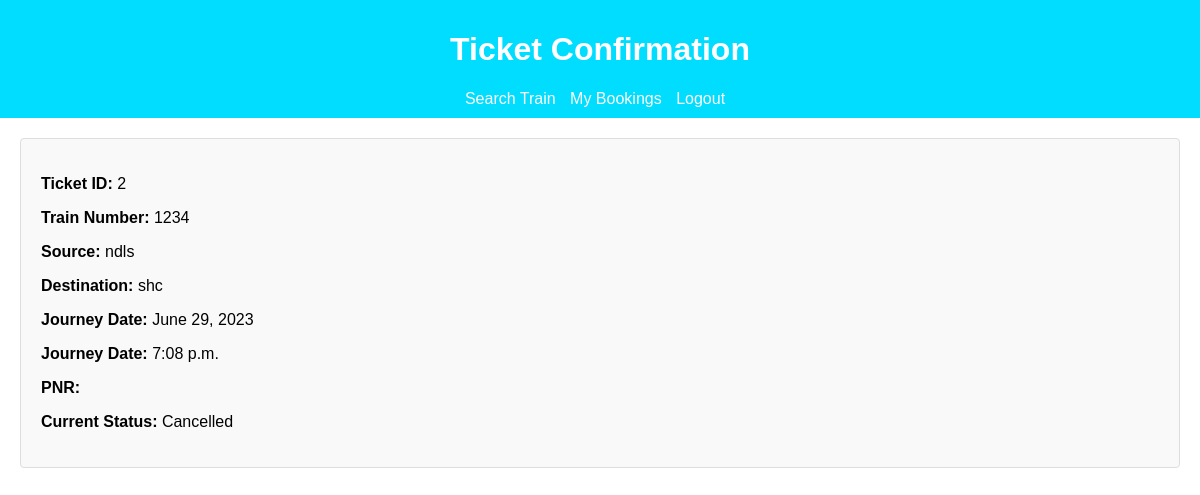
The app's page /core/ticket/confirmation/2/ with its own data.
### core/models.py (models this page shows)
class Ticket(models.Model):
    user = models.ForeignKey(CustomUser, on_delete=models.CASCADE)
    train_number = models.CharField(max_length=100)
    source = models.CharField(max_length=100)
    destination = models.CharField(max_length=100)
    journey_date = models.DateField()
    journey_time = models.TimeField()
    pnr = models.CharField(max_length=100)
    status = models.CharField(default='Waiting', max_length=100)

### core/views.py (the view)
def ticket_confirmation(request, ticket_id):
    ticket = Ticket.objects.get(id=ticket_id)
    return render(request, 'ticket_confirmation.html', {'ticket': ticket})

### templates/ticket_confirmation.html (shortened to what this page needs)
<!DOCTYPE html>
<html>
<head>
</head>
<body>
    <header>
        <h1>Ticket Confirmation</h1>
        <nav>
            <ul>
                <li><a href="{% url 'core:train_search' %}">Search Train</a></li>
                <li><a href="{% url 'core:my_bookings' %}">My Bookings</a></li>
                <li><a href="{% url 'users:logout' %}">Logout</a></li>
            </ul>
        </nav>
    </header>
    <div class="container">
        <div class="card">
            <p><strong>Ticket ID:</strong> {{ ticket.id }}</p>
            <p><strong>Train Number:</strong> {{ ticket.train_number }}</p>
            <p><strong>Source:</strong> {{ ticket.source }}</p>
            <p><strong>Destination:</strong> {{ ticket.destination }}</p>
            <p><strong>Journey Date:</strong> {{ ticket.journey_date }}</p>
            <p><strong>Journey Date:</strong> {{ ticket.journey_time }}</p>
            <p><strong>PNR:</strong> {{ ticket.pnr }}</p>
            <p><strong>Current Status:</strong> {{ ticket.status }}</p>
        </div>
    </div>
</body>
</html>

### templates/ticket_confirmation.html (style rules this page uses)
body { font-family: Arial, sans-serif; margin: 0; padding: 0; }
header { background-color: rgb(0, 221, 255); color: #fff; padding: 10px; text-align: center; }
nav ul { list-style-type: none; padding: 0; margin: 0; }
nav ul li { display: inline-block; margin-right: 10px; }
nav ul li a { color: #fff; text-decoration: none; }
.container { margin: 20px; }
.card { padding: 20px; background-color: #f9f9f9; border: 1px solid #ddd; border-radius: 4px; }

### records on screen
Ticket: id "2", train_number "1234", source "ndls", destination "shc", journey_date "June 29, 2023", journey_time "7:08 p.m.", status "Cancelled"
